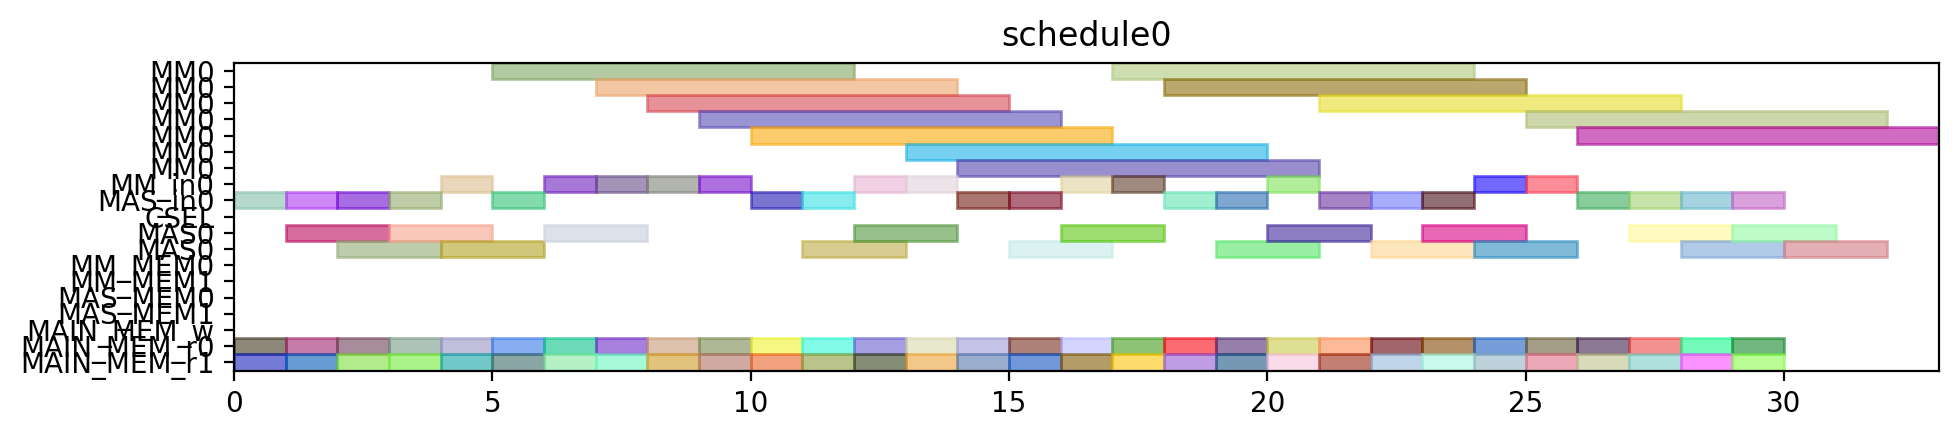

Generate this figure with Python:
from pyschedule import Scenario, solvers, plotters, alt


def solve():
	horizon = 120
	S = Scenario("schedule0", horizon=horizon)

	# resource
	MM = S.Resources('MM', num=1, size=7)
	MM_in = S.Resources('MM_in', num=1)
	MAS_in = S.Resources('MAS_in', num=1)
	CSEL = S.Resource('CSEL')
	MAS = S.Resources('MAS', num=1, size=2, periods=range(1, horizon))
	MM_MEM = S.Resources('MM_MEM', num=2)
	MAS_MEM = S.Resources('MAS_MEM', num=2)
	MAIN_MEM_w = S.Resource('MAIN_MEM_w', size=1)
	MAIN_MEM_r = S.Resources('MAIN_MEM_r', num=2)

	# result of previous scheduling

	# new tasks
	T1_t0 = S.Task('T1_t0', length=2, delay_cost=1)
	T1_t0 += alt(MAS)
	T1_t0_in = S.Task('T1_t0_in', length=1, delay_cost=1)
	T1_t0_in += alt(MAS_in)
	S += T1_t0_in*MAS_in[0]<=T1_t0*MAS[0]

	T1_t0_mem0 = S.Task('T1_t0_mem0', length=1, delay_cost=1)
	T1_t0_mem0 += MAIN_MEM_r[0]
	S += T1_t0_mem0 <= T1_t0

	T1_t0_mem1 = S.Task('T1_t0_mem1', length=1, delay_cost=1)
	T1_t0_mem1 += MAIN_MEM_r[1]
	S += T1_t0_mem1 <= T1_t0

	T1_t1 = S.Task('T1_t1', length=2, delay_cost=1)
	T1_t1 += alt(MAS)
	T1_t1_in = S.Task('T1_t1_in', length=1, delay_cost=1)
	T1_t1_in += alt(MAS_in)
	S += T1_t1_in*MAS_in[0]<=T1_t1*MAS[0]

	T1_t1_mem0 = S.Task('T1_t1_mem0', length=1, delay_cost=1)
	T1_t1_mem0 += MAIN_MEM_r[0]
	S += T1_t1_mem0 <= T1_t1

	T1_t1_mem1 = S.Task('T1_t1_mem1', length=1, delay_cost=1)
	T1_t1_mem1 += MAIN_MEM_r[1]
	S += T1_t1_mem1 <= T1_t1

	T1_t3 = S.Task('T1_t3', length=7, delay_cost=1)
	T1_t3 += alt(MM)
	T1_t3_in = S.Task('T1_t3_in', length=1, delay_cost=1)
	T1_t3_in += alt(MM_in)
	S += T1_t3_in*MM_in[0]<=T1_t3*MM[0]
	T1_t3_mem0 = S.Task('T1_t3_mem0', length=1, delay_cost=1)
	T1_t3_mem0 += MAIN_MEM_r[0]
	S += T1_t3_mem0 <= T1_t3

	T1_t3_mem1 = S.Task('T1_t3_mem1', length=1, delay_cost=1)
	T1_t3_mem1 += MAIN_MEM_r[1]
	S += T1_t3_mem1 <= T1_t3

	T2_t0 = S.Task('T2_t0', length=7, delay_cost=1)
	T2_t0 += alt(MM)
	T2_t0_in = S.Task('T2_t0_in', length=1, delay_cost=1)
	T2_t0_in += alt(MM_in)
	S += T2_t0_in*MM_in[0]<=T2_t0*MM[0]
	T2_t0_mem0 = S.Task('T2_t0_mem0', length=1, delay_cost=1)
	T2_t0_mem0 += MAIN_MEM_r[0]
	S += T2_t0_mem0 <= T2_t0

	T2_t0_mem1 = S.Task('T2_t0_mem1', length=1, delay_cost=1)
	T2_t0_mem1 += MAIN_MEM_r[1]
	S += T2_t0_mem1 <= T2_t0

	T2_t1 = S.Task('T2_t1', length=7, delay_cost=1)
	T2_t1 += alt(MM)
	T2_t1_in = S.Task('T2_t1_in', length=1, delay_cost=1)
	T2_t1_in += alt(MM_in)
	S += T2_t1_in*MM_in[0]<=T2_t1*MM[0]
	T2_t1_mem0 = S.Task('T2_t1_mem0', length=1, delay_cost=1)
	T2_t1_mem0 += MAIN_MEM_r[0]
	S += T2_t1_mem0 <= T2_t1

	T2_t1_mem1 = S.Task('T2_t1_mem1', length=1, delay_cost=1)
	T2_t1_mem1 += MAIN_MEM_r[1]
	S += T2_t1_mem1 <= T2_t1

	T2_t2 = S.Task('T2_t2', length=2, delay_cost=1)
	T2_t2 += alt(MAS)
	T2_t2_in = S.Task('T2_t2_in', length=1, delay_cost=1)
	T2_t2_in += alt(MAS_in)
	S += T2_t2_in*MAS_in[0]<=T2_t2*MAS[0]

	T2_t2_mem0 = S.Task('T2_t2_mem0', length=1, delay_cost=1)
	T2_t2_mem0 += MAIN_MEM_r[0]
	S += T2_t2_mem0 <= T2_t2

	T2_t2_mem1 = S.Task('T2_t2_mem1', length=1, delay_cost=1)
	T2_t2_mem1 += MAIN_MEM_r[1]
	S += T2_t2_mem1 <= T2_t2

	T2_t3 = S.Task('T2_t3', length=2, delay_cost=1)
	T2_t3 += alt(MAS)
	T2_t3_in = S.Task('T2_t3_in', length=1, delay_cost=1)
	T2_t3_in += alt(MAS_in)
	S += T2_t3_in*MAS_in[0]<=T2_t3*MAS[0]

	T2_t3_mem0 = S.Task('T2_t3_mem0', length=1, delay_cost=1)
	T2_t3_mem0 += MAIN_MEM_r[0]
	S += T2_t3_mem0 <= T2_t3

	T2_t3_mem1 = S.Task('T2_t3_mem1', length=1, delay_cost=1)
	T2_t3_mem1 += MAIN_MEM_r[1]
	S += T2_t3_mem1 <= T2_t3

	T3_t0 = S.Task('T3_t0', length=7, delay_cost=1)
	T3_t0 += alt(MM)
	T3_t0_in = S.Task('T3_t0_in', length=1, delay_cost=1)
	T3_t0_in += alt(MM_in)
	S += T3_t0_in*MM_in[0]<=T3_t0*MM[0]
	T3_t0_mem0 = S.Task('T3_t0_mem0', length=1, delay_cost=1)
	T3_t0_mem0 += MAIN_MEM_r[0]
	S += T3_t0_mem0 <= T3_t0

	T3_t0_mem1 = S.Task('T3_t0_mem1', length=1, delay_cost=1)
	T3_t0_mem1 += MAIN_MEM_r[1]
	S += T3_t0_mem1 <= T3_t0

	T3_t1 = S.Task('T3_t1', length=7, delay_cost=1)
	T3_t1 += alt(MM)
	T3_t1_in = S.Task('T3_t1_in', length=1, delay_cost=1)
	T3_t1_in += alt(MM_in)
	S += T3_t1_in*MM_in[0]<=T3_t1*MM[0]
	T3_t1_mem0 = S.Task('T3_t1_mem0', length=1, delay_cost=1)
	T3_t1_mem0 += MAIN_MEM_r[0]
	S += T3_t1_mem0 <= T3_t1

	T3_t1_mem1 = S.Task('T3_t1_mem1', length=1, delay_cost=1)
	T3_t1_mem1 += MAIN_MEM_r[1]
	S += T3_t1_mem1 <= T3_t1

	T3_t2 = S.Task('T3_t2', length=2, delay_cost=1)
	T3_t2 += alt(MAS)
	T3_t2_in = S.Task('T3_t2_in', length=1, delay_cost=1)
	T3_t2_in += alt(MAS_in)
	S += T3_t2_in*MAS_in[0]<=T3_t2*MAS[0]

	T3_t2_mem0 = S.Task('T3_t2_mem0', length=1, delay_cost=1)
	T3_t2_mem0 += MAIN_MEM_r[0]
	S += T3_t2_mem0 <= T3_t2

	T3_t2_mem1 = S.Task('T3_t2_mem1', length=1, delay_cost=1)
	T3_t2_mem1 += MAIN_MEM_r[1]
	S += T3_t2_mem1 <= T3_t2

	T3_t3 = S.Task('T3_t3', length=2, delay_cost=1)
	T3_t3 += alt(MAS)
	T3_t3_in = S.Task('T3_t3_in', length=1, delay_cost=1)
	T3_t3_in += alt(MAS_in)
	S += T3_t3_in*MAS_in[0]<=T3_t3*MAS[0]

	T3_t3_mem0 = S.Task('T3_t3_mem0', length=1, delay_cost=1)
	T3_t3_mem0 += MAIN_MEM_r[0]
	S += T3_t3_mem0 <= T3_t3

	T3_t3_mem1 = S.Task('T3_t3_mem1', length=1, delay_cost=1)
	T3_t3_mem1 += MAIN_MEM_r[1]
	S += T3_t3_mem1 <= T3_t3

	T4_t0 = S.Task('T4_t0', length=7, delay_cost=1)
	T4_t0 += alt(MM)
	T4_t0_in = S.Task('T4_t0_in', length=1, delay_cost=1)
	T4_t0_in += alt(MM_in)
	S += T4_t0_in*MM_in[0]<=T4_t0*MM[0]
	T4_t0_mem0 = S.Task('T4_t0_mem0', length=1, delay_cost=1)
	T4_t0_mem0 += MAIN_MEM_r[0]
	S += T4_t0_mem0 <= T4_t0

	T4_t0_mem1 = S.Task('T4_t0_mem1', length=1, delay_cost=1)
	T4_t0_mem1 += MAIN_MEM_r[1]
	S += T4_t0_mem1 <= T4_t0

	T4_t1 = S.Task('T4_t1', length=7, delay_cost=1)
	T4_t1 += alt(MM)
	T4_t1_in = S.Task('T4_t1_in', length=1, delay_cost=1)
	T4_t1_in += alt(MM_in)
	S += T4_t1_in*MM_in[0]<=T4_t1*MM[0]
	T4_t1_mem0 = S.Task('T4_t1_mem0', length=1, delay_cost=1)
	T4_t1_mem0 += MAIN_MEM_r[0]
	S += T4_t1_mem0 <= T4_t1

	T4_t1_mem1 = S.Task('T4_t1_mem1', length=1, delay_cost=1)
	T4_t1_mem1 += MAIN_MEM_r[1]
	S += T4_t1_mem1 <= T4_t1

	T4_t2 = S.Task('T4_t2', length=2, delay_cost=1)
	T4_t2 += alt(MAS)
	T4_t2_in = S.Task('T4_t2_in', length=1, delay_cost=1)
	T4_t2_in += alt(MAS_in)
	S += T4_t2_in*MAS_in[0]<=T4_t2*MAS[0]

	T4_t2_mem0 = S.Task('T4_t2_mem0', length=1, delay_cost=1)
	T4_t2_mem0 += MAIN_MEM_r[0]
	S += T4_t2_mem0 <= T4_t2

	T4_t2_mem1 = S.Task('T4_t2_mem1', length=1, delay_cost=1)
	T4_t2_mem1 += MAIN_MEM_r[1]
	S += T4_t2_mem1 <= T4_t2

	T4_t3 = S.Task('T4_t3', length=2, delay_cost=1)
	T4_t3 += alt(MAS)
	T4_t3_in = S.Task('T4_t3_in', length=1, delay_cost=1)
	T4_t3_in += alt(MAS_in)
	S += T4_t3_in*MAS_in[0]<=T4_t3*MAS[0]

	T4_t3_mem0 = S.Task('T4_t3_mem0', length=1, delay_cost=1)
	T4_t3_mem0 += MAIN_MEM_r[0]
	S += T4_t3_mem0 <= T4_t3

	T4_t3_mem1 = S.Task('T4_t3_mem1', length=1, delay_cost=1)
	T4_t3_mem1 += MAIN_MEM_r[1]
	S += T4_t3_mem1 <= T4_t3

	T5_t0 = S.Task('T5_t0', length=2, delay_cost=1)
	T5_t0 += alt(MAS)
	T5_t0_in = S.Task('T5_t0_in', length=1, delay_cost=1)
	T5_t0_in += alt(MAS_in)
	S += T5_t0_in*MAS_in[0]<=T5_t0*MAS[0]

	T5_t0_mem0 = S.Task('T5_t0_mem0', length=1, delay_cost=1)
	T5_t0_mem0 += MAIN_MEM_r[0]
	S += T5_t0_mem0 <= T5_t0

	T5_t0_mem1 = S.Task('T5_t0_mem1', length=1, delay_cost=1)
	T5_t0_mem1 += MAIN_MEM_r[1]
	S += T5_t0_mem1 <= T5_t0

	T5_t1 = S.Task('T5_t1', length=2, delay_cost=1)
	T5_t1 += alt(MAS)
	T5_t1_in = S.Task('T5_t1_in', length=1, delay_cost=1)
	T5_t1_in += alt(MAS_in)
	S += T5_t1_in*MAS_in[0]<=T5_t1*MAS[0]

	T5_t1_mem0 = S.Task('T5_t1_mem0', length=1, delay_cost=1)
	T5_t1_mem0 += MAIN_MEM_r[0]
	S += T5_t1_mem0 <= T5_t1

	T5_t1_mem1 = S.Task('T5_t1_mem1', length=1, delay_cost=1)
	T5_t1_mem1 += MAIN_MEM_r[1]
	S += T5_t1_mem1 <= T5_t1

	T5_t3 = S.Task('T5_t3', length=7, delay_cost=1)
	T5_t3 += alt(MM)
	T5_t3_in = S.Task('T5_t3_in', length=1, delay_cost=1)
	T5_t3_in += alt(MM_in)
	S += T5_t3_in*MM_in[0]<=T5_t3*MM[0]
	T5_t3_mem0 = S.Task('T5_t3_mem0', length=1, delay_cost=1)
	T5_t3_mem0 += MAIN_MEM_r[0]
	S += T5_t3_mem0 <= T5_t3

	T5_t3_mem1 = S.Task('T5_t3_mem1', length=1, delay_cost=1)
	T5_t3_mem1 += MAIN_MEM_r[1]
	S += T5_t3_mem1 <= T5_t3

	T6_t0 = S.Task('T6_t0', length=7, delay_cost=1)
	T6_t0 += alt(MM)
	T6_t0_in = S.Task('T6_t0_in', length=1, delay_cost=1)
	T6_t0_in += alt(MM_in)
	S += T6_t0_in*MM_in[0]<=T6_t0*MM[0]
	T6_t0_mem0 = S.Task('T6_t0_mem0', length=1, delay_cost=1)
	T6_t0_mem0 += MAIN_MEM_r[0]
	S += T6_t0_mem0 <= T6_t0

	T6_t0_mem1 = S.Task('T6_t0_mem1', length=1, delay_cost=1)
	T6_t0_mem1 += MAIN_MEM_r[1]
	S += T6_t0_mem1 <= T6_t0

	T6_t1 = S.Task('T6_t1', length=7, delay_cost=1)
	T6_t1 += alt(MM)
	T6_t1_in = S.Task('T6_t1_in', length=1, delay_cost=1)
	T6_t1_in += alt(MM_in)
	S += T6_t1_in*MM_in[0]<=T6_t1*MM[0]
	T6_t1_mem0 = S.Task('T6_t1_mem0', length=1, delay_cost=1)
	T6_t1_mem0 += MAIN_MEM_r[0]
	S += T6_t1_mem0 <= T6_t1

	T6_t1_mem1 = S.Task('T6_t1_mem1', length=1, delay_cost=1)
	T6_t1_mem1 += MAIN_MEM_r[1]
	S += T6_t1_mem1 <= T6_t1

	T6_t2 = S.Task('T6_t2', length=2, delay_cost=1)
	T6_t2 += alt(MAS)
	T6_t2_in = S.Task('T6_t2_in', length=1, delay_cost=1)
	T6_t2_in += alt(MAS_in)
	S += T6_t2_in*MAS_in[0]<=T6_t2*MAS[0]

	T6_t2_mem0 = S.Task('T6_t2_mem0', length=1, delay_cost=1)
	T6_t2_mem0 += MAIN_MEM_r[0]
	S += T6_t2_mem0 <= T6_t2

	T6_t2_mem1 = S.Task('T6_t2_mem1', length=1, delay_cost=1)
	T6_t2_mem1 += MAIN_MEM_r[1]
	S += T6_t2_mem1 <= T6_t2

	T6_t3 = S.Task('T6_t3', length=2, delay_cost=1)
	T6_t3 += alt(MAS)
	T6_t3_in = S.Task('T6_t3_in', length=1, delay_cost=1)
	T6_t3_in += alt(MAS_in)
	S += T6_t3_in*MAS_in[0]<=T6_t3*MAS[0]

	T6_t3_mem0 = S.Task('T6_t3_mem0', length=1, delay_cost=1)
	T6_t3_mem0 += MAIN_MEM_r[0]
	S += T6_t3_mem0 <= T6_t3

	T6_t3_mem1 = S.Task('T6_t3_mem1', length=1, delay_cost=1)
	T6_t3_mem1 += MAIN_MEM_r[1]
	S += T6_t3_mem1 <= T6_t3

	T7_t0 = S.Task('T7_t0', length=7, delay_cost=1)
	T7_t0 += alt(MM)
	T7_t0_in = S.Task('T7_t0_in', length=1, delay_cost=1)
	T7_t0_in += alt(MM_in)
	S += T7_t0_in*MM_in[0]<=T7_t0*MM[0]
	T7_t0_mem0 = S.Task('T7_t0_mem0', length=1, delay_cost=1)
	T7_t0_mem0 += MAIN_MEM_r[0]
	S += T7_t0_mem0 <= T7_t0

	T7_t0_mem1 = S.Task('T7_t0_mem1', length=1, delay_cost=1)
	T7_t0_mem1 += MAIN_MEM_r[1]
	S += T7_t0_mem1 <= T7_t0

	T7_t1 = S.Task('T7_t1', length=7, delay_cost=1)
	T7_t1 += alt(MM)
	T7_t1_in = S.Task('T7_t1_in', length=1, delay_cost=1)
	T7_t1_in += alt(MM_in)
	S += T7_t1_in*MM_in[0]<=T7_t1*MM[0]
	T7_t1_mem0 = S.Task('T7_t1_mem0', length=1, delay_cost=1)
	T7_t1_mem0 += MAIN_MEM_r[0]
	S += T7_t1_mem0 <= T7_t1

	T7_t1_mem1 = S.Task('T7_t1_mem1', length=1, delay_cost=1)
	T7_t1_mem1 += MAIN_MEM_r[1]
	S += T7_t1_mem1 <= T7_t1

	T7_t2 = S.Task('T7_t2', length=2, delay_cost=1)
	T7_t2 += alt(MAS)
	T7_t2_in = S.Task('T7_t2_in', length=1, delay_cost=1)
	T7_t2_in += alt(MAS_in)
	S += T7_t2_in*MAS_in[0]<=T7_t2*MAS[0]

	T7_t2_mem0 = S.Task('T7_t2_mem0', length=1, delay_cost=1)
	T7_t2_mem0 += MAIN_MEM_r[0]
	S += T7_t2_mem0 <= T7_t2

	T7_t2_mem1 = S.Task('T7_t2_mem1', length=1, delay_cost=1)
	T7_t2_mem1 += MAIN_MEM_r[1]
	S += T7_t2_mem1 <= T7_t2

	T7_t3 = S.Task('T7_t3', length=2, delay_cost=1)
	T7_t3 += alt(MAS)
	T7_t3_in = S.Task('T7_t3_in', length=1, delay_cost=1)
	T7_t3_in += alt(MAS_in)
	S += T7_t3_in*MAS_in[0]<=T7_t3*MAS[0]

	T7_t3_mem0 = S.Task('T7_t3_mem0', length=1, delay_cost=1)
	T7_t3_mem0 += MAIN_MEM_r[0]
	S += T7_t3_mem0 <= T7_t3

	T7_t3_mem1 = S.Task('T7_t3_mem1', length=1, delay_cost=1)
	T7_t3_mem1 += MAIN_MEM_r[1]
	S += T7_t3_mem1 <= T7_t3

	T8_t2 = S.Task('T8_t2', length=2, delay_cost=1)
	T8_t2 += alt(MAS)
	T8_t2_in = S.Task('T8_t2_in', length=1, delay_cost=1)
	T8_t2_in += alt(MAS_in)
	S += T8_t2_in*MAS_in[0]<=T8_t2*MAS[0]

	T8_t2_mem0 = S.Task('T8_t2_mem0', length=1, delay_cost=1)
	T8_t2_mem0 += MAIN_MEM_r[0]
	S += T8_t2_mem0 <= T8_t2

	T8_t2_mem1 = S.Task('T8_t2_mem1', length=1, delay_cost=1)
	T8_t2_mem1 += MAIN_MEM_r[1]
	S += T8_t2_mem1 <= T8_t2

	T9_t2 = S.Task('T9_t2', length=2, delay_cost=1)
	T9_t2 += alt(MAS)
	T9_t2_in = S.Task('T9_t2_in', length=1, delay_cost=1)
	T9_t2_in += alt(MAS_in)
	S += T9_t2_in*MAS_in[0]<=T9_t2*MAS[0]

	T9_t2_mem0 = S.Task('T9_t2_mem0', length=1, delay_cost=1)
	T9_t2_mem0 += MAIN_MEM_r[0]
	S += T9_t2_mem0 <= T9_t2

	T9_t2_mem1 = S.Task('T9_t2_mem1', length=1, delay_cost=1)
	T9_t2_mem1 += MAIN_MEM_r[1]
	S += T9_t2_mem1 <= T9_t2

	T10_t2 = S.Task('T10_t2', length=2, delay_cost=1)
	T10_t2 += alt(MAS)
	T10_t2_in = S.Task('T10_t2_in', length=1, delay_cost=1)
	T10_t2_in += alt(MAS_in)
	S += T10_t2_in*MAS_in[0]<=T10_t2*MAS[0]

	T10_t2_mem0 = S.Task('T10_t2_mem0', length=1, delay_cost=1)
	T10_t2_mem0 += MAIN_MEM_r[0]
	S += T10_t2_mem0 <= T10_t2

	T10_t2_mem1 = S.Task('T10_t2_mem1', length=1, delay_cost=1)
	T10_t2_mem1 += MAIN_MEM_r[1]
	S += T10_t2_mem1 <= T10_t2

	T11_t2 = S.Task('T11_t2', length=2, delay_cost=1)
	T11_t2 += alt(MAS)
	T11_t2_in = S.Task('T11_t2_in', length=1, delay_cost=1)
	T11_t2_in += alt(MAS_in)
	S += T11_t2_in*MAS_in[0]<=T11_t2*MAS[0]

	T11_t2_mem0 = S.Task('T11_t2_mem0', length=1, delay_cost=1)
	T11_t2_mem0 += MAIN_MEM_r[0]
	S += T11_t2_mem0 <= T11_t2

	T11_t2_mem1 = S.Task('T11_t2_mem1', length=1, delay_cost=1)
	T11_t2_mem1 += MAIN_MEM_r[1]
	S += T11_t2_mem1 <= T11_t2

	solvers.mip.solve(S,msg=1,kind='CPLEX',ratio_gap=1.01)

	solution = [['hoge']*len(S.solution()[1]) for i in range(len(S.solution()))]
	for i in range(len(S.solution())):
		for j in range(len(S.solution()[i])):
			solution[i][j]=str(S.solution()[i][j])
	print(solution)

	cycles = int(solution[-1][3])

	pic_file_name = "/mnt/rose/usr1/fukuda/ABE/multiRAM_multiMAS_16mux/scheduling_result/stage7MM1_stage2MAS1/EP2_LADDERMUL/schedule0.png"
	if(S.solution() != []):
		plotters.matplotlib.plot(S,img_filename=pic_file_name, show_task_labels=False, fig_size=(cycles*0.25+3, 2))

	return solution
